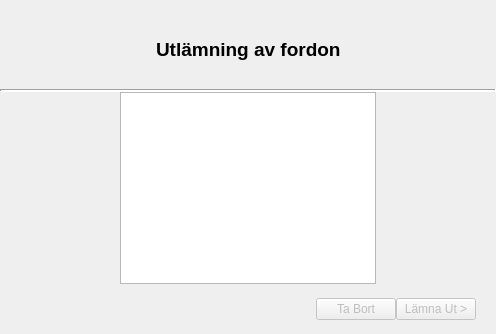
      <widget class="QWidget" name="tabCheckout">
       <attribute name="title">
        <string>Lämna ut</string>
       </attribute>
       <layout class="QVBoxLayout" name="verticalLayout_4">
        <property name="spacing">
         <number>0</number>
        </property>
        <property name="margin">
         <number>0</number>
        </property>
        <item>
         <layout class="QGridLayout" name="gridLayout_7">
          <property name="leftMargin">
           <number>0</number>
          </property>
          <property name="topMargin">
           <number>9</number>
          </property>
          <property name="rightMargin">
           <number>0</number>
          </property>
          <item row="0" column="1">
           <widget class="QLabel" name="labelCheckoutHeadline">
            <property name="font">
             <font>
              <pointsize>14</pointsize>
              <weight>75</weight>
              <bold>true</bold>
             </font>
            </property>
            <property name="text">
             <string>Utlämning av fordon</string>
            </property>
           </widget>
          </item>
          <item row="0" column="3">
           <spacer name="verticalSpacer_10">
            <property name="orientation">
             <enum>Qt::Vertical</enum>
            </property>
            <property name="sizeType">
             <enum>QSizePolicy::Fixed</enum>
            </property>
            <property name="sizeHint" stdset="0">
             <size>
              <width>0</width>
              <height>80</height>
             </size>
            </property>
           </spacer>
          </item>
          <item row="0" column="0">
           <spacer name="horizontalSpacer_26">
            <property name="orientation">
             <enum>Qt::Horizontal</enum>
            </property>
            <property name="sizeHint" stdset="0">
             <size>
              <width>40</width>
              <height>20</height>
             </size>
            </property>
           </spacer>
          </item>
          <item row="0" column="2">
           <spacer name="horizontalSpacer_27">
            <property name="orientation">
             <enum>Qt::Horizontal</enum>
            </property>
            <property name="sizeHint" stdset="0">
             <size>
              <width>40</width>
              <height>20</height>
             </size>
            </property>
           </spacer>
          </item>
          <item row="1" column="0" colspan="4">
           <widget class="Line" name="line_2">
            <property name="lineWidth">
             <number>2</number>
            </property>
            <property name="orientation">
             <enum>Qt::Horizontal</enum>
            </property>
           </widget>
          </item>
         </layout>
        </item>
        <item>
         <layout class="QHBoxLayout" name="horizontalLayout_5">
          <item>
           <spacer name="horizontalSpacer_13">
            <property name="orientation">
             <enum>Qt::Horizontal</enum>
            </property>
            <property name="sizeType">
             <enum>QSizePolicy::Fixed</enum>
            </property>
            <property name="sizeHint" stdset="0">
             <size>
              <width>120</width>
              <height>20</height>
             </size>
            </property>
           </spacer>
          </item>
          <item>
           <widget class="QTableWidget" name="tableWidgetP3">
            <property name="sizePolicy">
             <sizepolicy hsizetype="Preferred" vsizetype="Expanding">
              <horstretch>0</horstretch>
              <verstretch>0</verstretch>
             </sizepolicy>
            </property>
            <property name="maximumSize">
             <size>
              <width>650</width>
              <height>16777215</height>
             </size>
            </property>
           </widget>
          </item>
          <item>
           <spacer name="horizontalSpacer_12">
            <property name="orientation">
             <enum>Qt::Horizontal</enum>
            </property>
            <property name="sizeType">
             <enum>QSizePolicy::Fixed</enum>
            </property>
            <property name="sizeHint" stdset="0">
             <size>
              <width>120</width>
              <height>20</height>
             </size>
            </property>
           </spacer>
          </item>
         </layout>
        </item>
        <item>
         <layout class="QGridLayout" name="gridLayout_8">
          <item row="0" column="4">
           <spacer name="verticalSpacer_11">
            <property name="orientation">
             <enum>Qt::Vertical</enum>
            </property>
            <property name="sizeType">
             <enum>QSizePolicy::Fixed</enum>
            </property>
            <property name="sizeHint" stdset="0">
             <size>
              <width>20</width>
              <height>50</height>
             </size>
            </property>
           </spacer>
          </item>
          <item row="0" column="1">
           <spacer name="horizontalSpacer_28">
            <property name="orientation">
             <enum>Qt::Horizontal</enum>
            </property>
            <property name="sizeHint" stdset="0">
             <size>
              <width>40</width>
              <height>20</height>
             </size>
            </property>
           </spacer>
          </item>
          <item row="0" column="3">
           <widget class="QPushButton" name="pushButtonP3checkout">
            <property name="enabled">
             <bool>false</bool>
            </property>
            <property name="text">
             <string>Lämna Ut &gt;</string>
            </property>
           </widget>
          </item>
          <item row="0" column="2">
           <widget class="QPushButton" name="pushButtonP3remove_reservation">
            <property name="enabled">
             <bool>false</bool>
            </property>
            <property name="text">
             <string>Ta Bort</string>
            </property>
           </widget>
          </item>
         </layout>
        </item>
       </layout>
      </widget>
